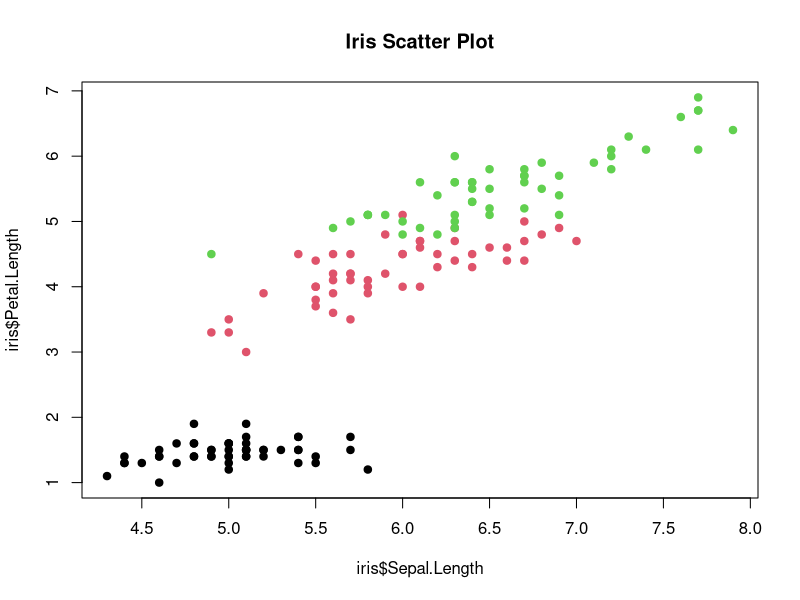

Here is the R script that generated this plot:
## ---- chunk 1
plot(iris$Sepal.Length, iris$Petal.Length,
     col = iris$Species,
     pch = 19,
     main = "Iris Scatter Plot")
